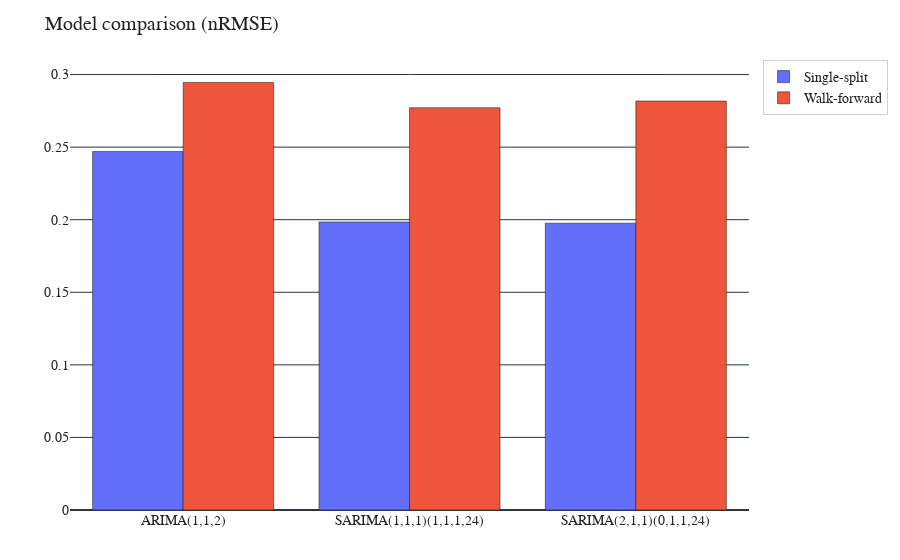

Write notebook code for a chart like this one.
### Markdown cell above
## 5 Models comparison

### Code cell
merged = pd.concat([
    metrics_single.assign(evaluation="Single-split"),
    wf_df.assign(evaluation="Walk-forward")
])

fig_bar = go.Figure()
for ev, df_ in merged.groupby("evaluation"):
    fig_bar.add_trace(go.Bar(x=df_["model"], y=df_["nRMSE"], name=ev))
fig_bar.update_layout(title="Model comparison (nRMSE)", barmode="group", **PLOT_STYLE)
save_fig_plotly(fig_bar, "ex7_fig4_model_comparison.svg")
fig_bar.show()

print("\nThe best overall:",
      wf_df.sort_values('nRMSE').iloc[0]['model'])

### Figure 1 — Plotly figure (JSON) as saved in the notebook; plotly's stock layout.template omitted (floating-point values rounded to 4 significant figures)
{"data": [{"name": "Single-split", "x": ["ARIMA(1,1,2)", "SARIMA(1,1,1)(1,1,1,24)", "SARIMA(2,1,1)(0,1,1,24)"], "y": [0.247, 0.1985, 0.1976], "type": "bar"}, {"name": "Walk-forward", "x": ["ARIMA(1,1,2)", "SARIMA(1,1,1)(1,1,1,24)", "SARIMA(2,1,1)(0,1,1,24)"], "y": [0.2945, 0.2772, 0.2818], "type": "bar"}], "layout": {"font": {"family": "CMU Serif, 'Times New Roman', serif", "size": 14, "color": "#222"}, "legend": {"bgcolor": "rgba(255,255,255,0.85)", "bordercolor": "#d0d0d0", "borderwidth": 1}, "margin": {"t": 60, "r": 30, "b": 50, "l": 70}, "title": {"text": "Model comparison (nRMSE)"}, "barmode": "group", "paper_bgcolor": "#ffffff", "plot_bgcolor": "#ffffff"}}
